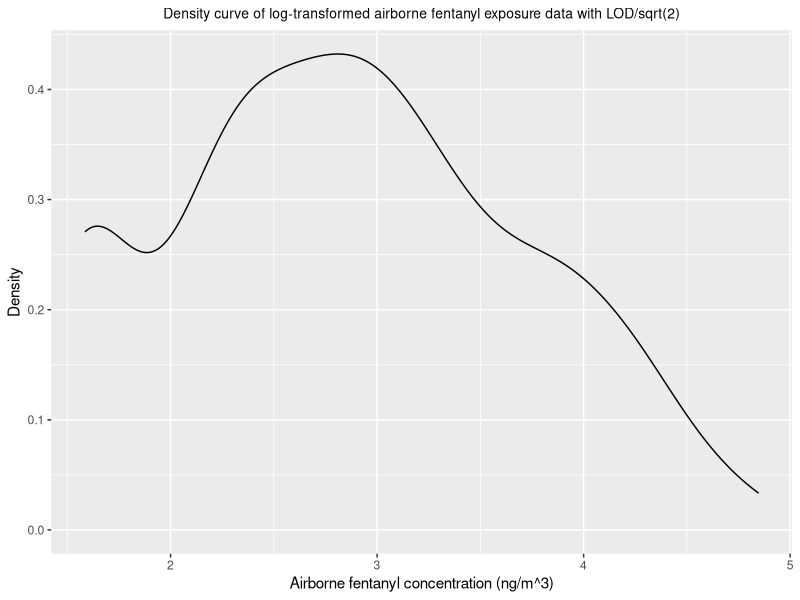
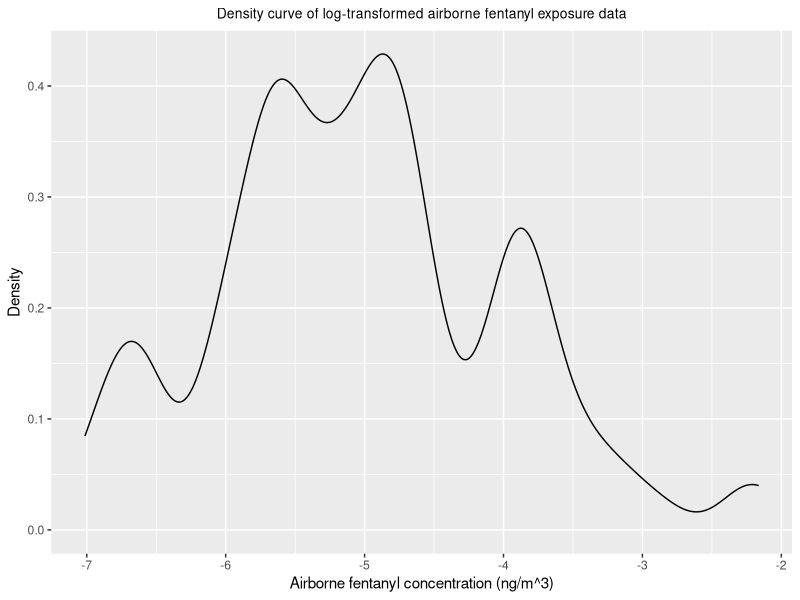
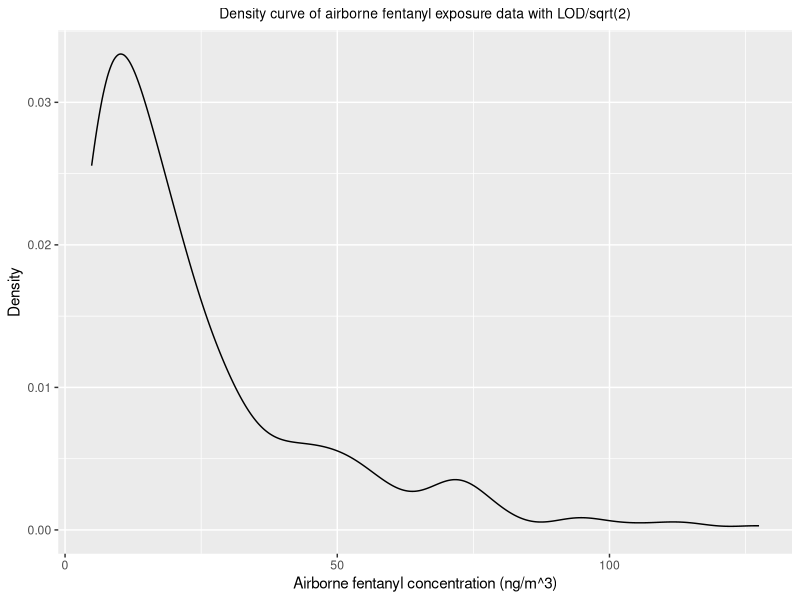
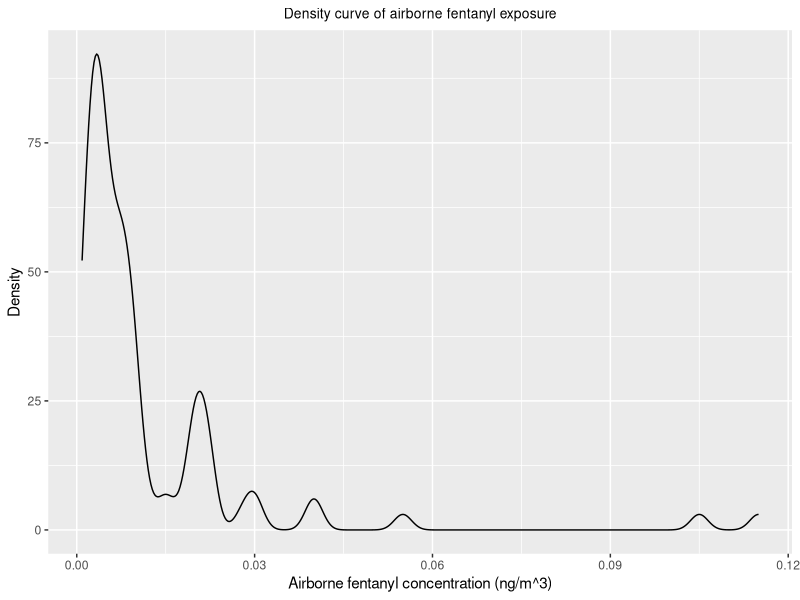
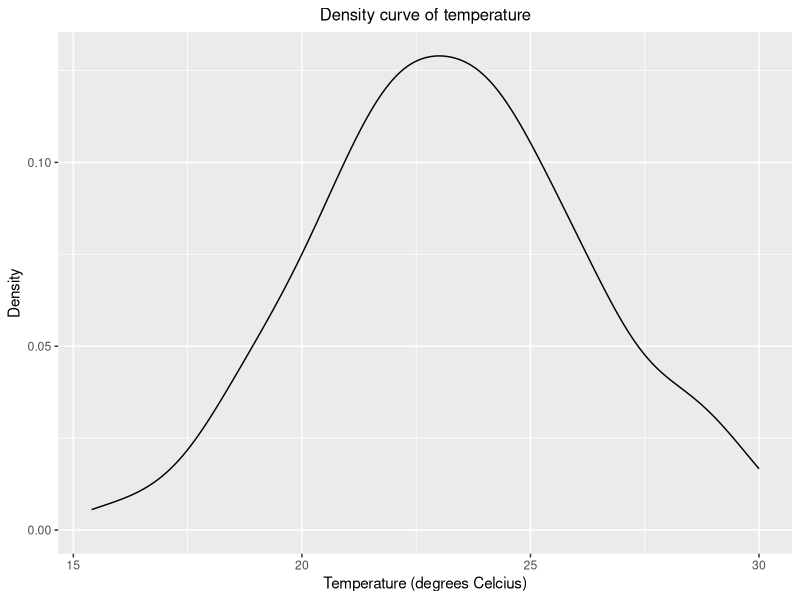
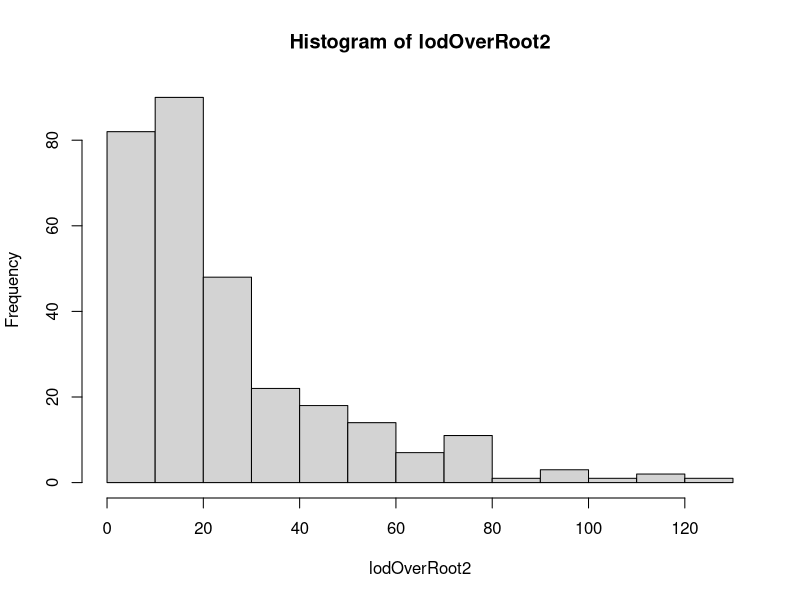
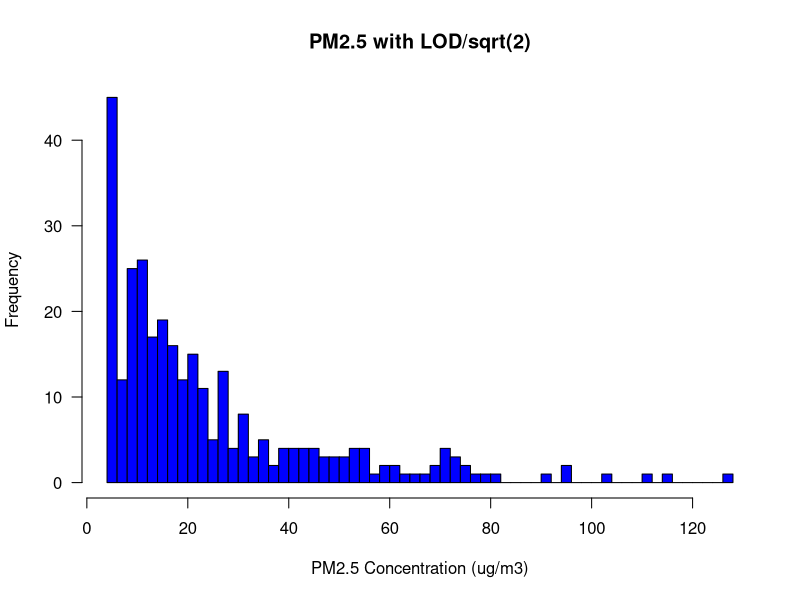

R code for these plots, in order:
##############################################
# This script reads and explores the fentanyl 
# exposure data for Milestone 2
##############################################


### read the airborne fentanyl data
### Note that the data is kept in the data folder; update 
### the file parameter as the datasets are updated
fentanyldata <- read.csv(file = "Data/synthetic_fentanyl_exposure_dataset.csv",
                     header = T,
                     stringsAsFactors = F)

fentanyldataNoNA <- read.csv(file = "Data/1000_Row_with NA.csv",
                         header = T,
                         stringsAsFactors = F)

### summarize airborne fentanyl values

summary(fentanyldata$Fentanyl_ng_m3)
mean(fentanyldata$Fentanyl_ng_m3, na.rm = T)

summary(fentanyldataNoNA$Fentanyl_Concentration_ng_m3_TWA)
mean(fentanyldataNoNA$Fentanyl_Concentration_ng_m3_TWA, na.rm = T)

### create an object with the <LOD values replaced with 4/sqrt(2)

LOD <- 6.903

# make a new object with the updated values in it

lodOverRoot2 <- replace(fentanyldata$Fentanyl_ng_m3,
                        list = is.na(fentanyldata$Fentanyl_ng_m3),
                        values = LOD/sqrt(2))

#check summary of the updated data
summary(lodOverRoot2)

### calculate the arithmetic mean, standard deviation, median and 95th percentile of the untransformed PM2.5 values

mean(lodOverRoot2)
sd(lodOverRoot2)
median(lodOverRoot2)
quantile(lodOverRoot2, 0.95)

### log-transform the lodOverRoot2 values and calculate summaries

lodOverRoot2log <- log(lodOverRoot2)
logFentanylConcNoNA <- log(fentanyldataNoNA$Fentanyl_Concentration_ng_m3_TWA)

# calculate arithmetic mean, sd, median, and 95th percentile of the log-transformed PM2.5 values
mean(lodOverRoot2log)
sd(lodOverRoot2log)
median(lodOverRoot2log)
quantile(lodOverRoot2log, 0.95)

# calculate the geometric mean, sd, median, and 95th percentile of the log-transformed PM2.5 values

exp(mean(lodOverRoot2log))
exp(sd(lodOverRoot2log))
exp(median(lodOverRoot2log))
exp(quantile(lodOverRoot2log, 0.95))

### Create density plots of the fentanyl exposure data

# load ggplot2
library(ggplot2)

# convert log-transformed and imputed fentanyl exposure data to a dataframe
# for ggplot2
lodOverRoot2logdf <- data.frame(value = lodOverRoot2log)
logdFentanylConcdf <- data.frame(value = logFentanylConcNoNA)

# create density plot with ggplot2
log_density <- ggplot(lodOverRoot2logdf, aes(x=value)) + 
  geom_density()+
  labs(title="Density curve of log-transformed airborne fentanyl exposure data with LOD/sqrt(2)",
       x="Airborne fentanyl concentration (ng/m^3)", y = "Density") +
  theme(plot.title = element_text(
      hjust = 0.5, 
      size = 10))
log_density

# create density plot with ggplot2
log_density <- ggplot(logdFentanylConcdf, aes(x=value)) + 
  geom_density()+
  labs(title="Density curve of log-transformed airborne fentanyl exposure data",
       x="Airborne fentanyl concentration (ng/m^3)", y = "Density") +
  theme(plot.title = element_text(
    hjust = 0.5, 
    size = 10))
log_density

# convert imputed fentanyl exposure data to a dataframe
# for ggplot2
lodOverRoot2df <- data.frame(value = lodOverRoot2)

# create density plot with ggplot2
density <- ggplot(lodOverRoot2df, aes(x=value)) + 
  geom_density() +
  labs(title="Density curve of airborne fentanyl exposure data with LOD/sqrt(2)",
       x="Airborne fentanyl concentration (ng/m^3)", y = "Density")+
  theme(plot.title = element_text(
    hjust = 0.5, 
    size = 10))
density

# create density plot with ggplot2
density <- ggplot(fentanyldataNoNA, aes(x=Fentanyl_Concentration_ng_m3_TWA)) + 
  geom_density() +
  labs(title="Density curve of airborne fentanyl exposure",
       x="Airborne fentanyl concentration (ng/m^3)", y = "Density")+
  theme(plot.title = element_text(
    hjust = 0.5, 
    size = 10))
density


# create density plot for temperature with ggplot2
temperature_density <- ggplot(fentanyldata, aes(x=Temperature_C)) + 
  geom_density() +
  labs(title="Density curve of temperature",
       x="Temperature (degrees Celcius)", y = "Density")+
  theme(plot.title = element_text(
    hjust = 0.5, 
    size = 12))
temperature_density

### plot a histogram of the transformed values example from tutorial

hist(lodOverRoot2)

# improve the base histogram
hist(lodOverRoot2,
     breaks = 50,
     main = "PM2.5 with LOD/sqrt(2)",
     ylab = "Frequency",
     xlab = "PM2.5 Concentration (ug/m3)",
     col = "blue",
     las = 1)
